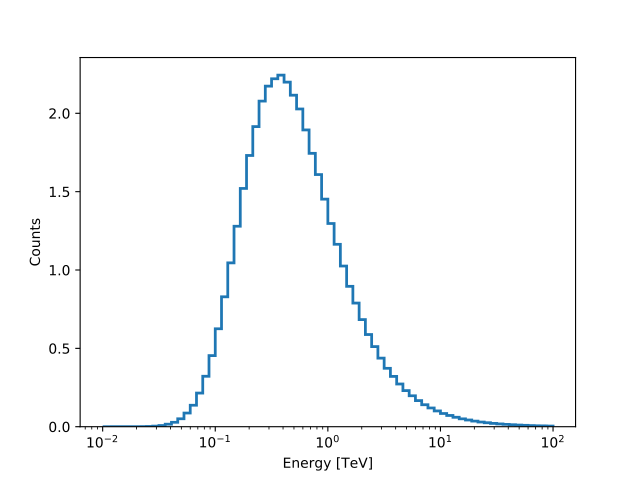

Reproduce this figure in Python.
from gammapy.irf import EnergyDispersion, EffectiveAreaTable
from gammapy.spectrum import models, SpectrumEvaluator
import numpy as np
import astropy.units as u
import matplotlib.pyplot as plt

e_true = np.logspace(-2, 2.5, 109) * u.TeV
e_reco = np.logspace(-2, 2, 73) * u.TeV

aeff = EffectiveAreaTable.from_parametrization(energy=e_true)
edisp = EnergyDispersion.from_gauss(e_true=e_true, e_reco=e_reco,
                                    sigma=0.3, bias=0)

model = models.PowerLaw(index=2.3,
                        amplitude="2.5e-12 cm-2 s-1 TeV-1",
                        reference="1 TeV")

livetime = 1 * u.h

predictor = SpectrumEvaluator(model=model,
                              aeff=aeff,
                              edisp=edisp,
                              livetime=livetime)
predictor.compute_npred().plot_hist()
plt.show()
